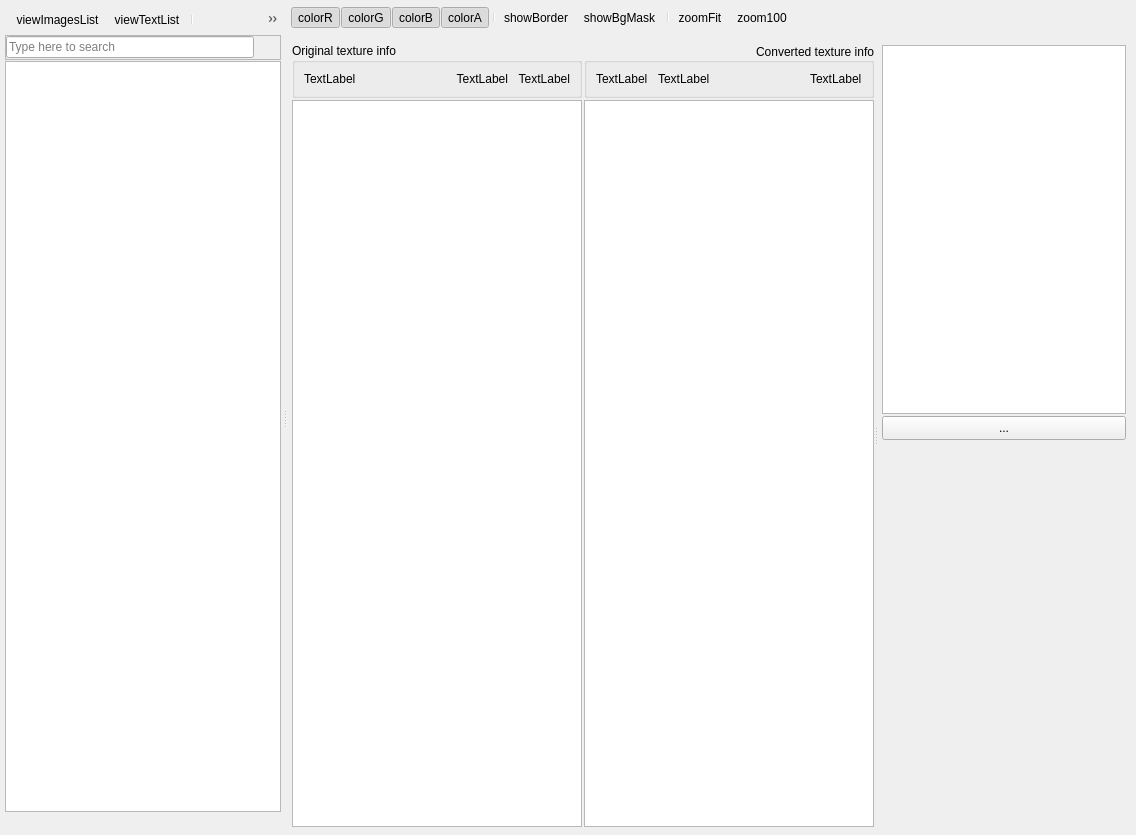
<?xml version="1.0" encoding="UTF-8"?>
<ui version="4.0">
 <class>TextureBrowser</class>
 <widget class="QDialog" name="TextureBrowser">
  <property name="geometry">
   <rect>
    <x>0</x>
    <y>0</y>
    <width>1136</width>
    <height>835</height>
   </rect>
  </property>
  <property name="sizePolicy">
   <sizepolicy hsizetype="Expanding" vsizetype="Expanding">
    <horstretch>0</horstretch>
    <verstretch>0</verstretch>
   </sizepolicy>
  </property>
  <property name="windowTitle">
   <string>Texture Converter</string>
  </property>
  <property name="windowIcon">
   <iconset resource="Resources.qrc">
    <normaloff>:/QtIcons/textureeditor.png</normaloff>:/QtIcons/textureeditor.png</iconset>
  </property>
  <property name="statusTip">
   <string/>
  </property>
  <property name="sizeGripEnabled">
   <bool>false</bool>
  </property>
  <property name="modal">
   <bool>false</bool>
  </property>
  <layout class="QVBoxLayout" name="mainLayout">
   <property name="spacing">
    <number>0</number>
   </property>
   <property name="margin">
    <number>3</number>
   </property>
   <item>
    <widget class="QSplitter" name="splitterMain">
     <property name="sizePolicy">
      <sizepolicy hsizetype="Expanding" vsizetype="Expanding">
       <horstretch>0</horstretch>
       <verstretch>0</verstretch>
      </sizepolicy>
     </property>
     <property name="orientation">
      <enum>Qt::Horizontal</enum>
     </property>
     <widget class="QFrame" name="frameList">
      <property name="sizePolicy">
       <sizepolicy hsizetype="Expanding" vsizetype="Preferred">
        <horstretch>0</horstretch>
        <verstretch>0</verstretch>
       </sizepolicy>
      </property>
      <property name="frameShape">
       <enum>QFrame::NoFrame</enum>
      </property>
      <property name="frameShadow">
       <enum>QFrame::Plain</enum>
      </property>
      <layout class="QVBoxLayout" name="verticalLayout">
       <property name="spacing">
        <number>1</number>
       </property>
       <property name="margin">
        <number>2</number>
       </property>
       <item>
        <widget class="QToolBar" name="textureListToolbar">
         <property name="iconSize">
          <size>
           <width>16</width>
           <height>16</height>
          </size>
         </property>
         <addaction name="actionViewImagesList"/>
         <addaction name="actionViewTextList"/>
         <addaction name="separator"/>
         <addaction name="actionFilterSelectedNode"/>
         <addaction name="actionConvertForAllGPU"/>
         <addaction name="actionConvertAll"/>
         <addaction name="actionConvertModified"/>
         <addaction name="actionConvertTagged"/>
        </widget>
       </item>
       <item>
        <widget class="QFrame" name="frame_5">
         <property name="sizePolicy">
          <sizepolicy hsizetype="Preferred" vsizetype="Fixed">
           <horstretch>0</horstretch>
           <verstretch>0</verstretch>
          </sizepolicy>
         </property>
         <property name="frameShape">
          <enum>QFrame::StyledPanel</enum>
         </property>
         <property name="frameShadow">
          <enum>QFrame::Raised</enum>
         </property>
         <layout class="QHBoxLayout" name="horizontalLayout">
          <property name="spacing">
           <number>3</number>
          </property>
          <property name="margin">
           <number>0</number>
          </property>
          <item>
           <widget class="QLineEdit" name="textureFilterEdit">
            <property name="toolTip">
             <string>Type here to search</string>
            </property>
            <property name="statusTip">
             <string/>
            </property>
            <property name="placeholderText">
             <string>Type here to search</string>
            </property>
           </widget>
          </item>
          <item>
           <widget class="QToolButton" name="clearFilterButton">
            <property name="minimumSize">
             <size>
              <width>23</width>
              <height>23</height>
             </size>
            </property>
            <property name="maximumSize">
             <size>
              <width>23</width>
              <height>23</height>
             </size>
            </property>
            <property name="toolTip">
             <string>Clear search results</string>
            </property>
            <property name="statusTip">
             <string/>
            </property>
            <property name="text">
             <string/>
            </property>
            <property name="icon">
             <iconset>
              <normaloff>:/QtTools/Icons/close-10.png</normaloff>:/QtTools/Icons/close-10.png</iconset>
            </property>
            <property name="autoRaise">
             <bool>true</bool>
            </property>
           </widget>
          </item>
         </layout>
        </widget>
       </item>
       <item>
        <widget class="TextureList" name="listViewTextures">
         <property name="sizePolicy">
          <sizepolicy hsizetype="Expanding" vsizetype="Preferred">
           <horstretch>0</horstretch>
           <verstretch>0</verstretch>
          </sizepolicy>
         </property>
         <property name="verticalScrollMode">
          <enum>QAbstractItemView::ScrollPerPixel</enum>
         </property>
         <property name="horizontalScrollMode">
          <enum>QAbstractItemView::ScrollPerPixel</enum>
         </property>
        </widget>
       </item>
       <item>
        <widget class="QToolBar" name="textureListSortToolbar">
         <property name="iconSize">
          <size>
           <width>16</width>
           <height>16</height>
          </size>
         </property>
        </widget>
       </item>
      </layout>
     </widget>
     <widget class="QFrame" name="frameMain">
      <layout class="QVBoxLayout" name="verticalLayout_5">
       <property name="spacing">
        <number>5</number>
       </property>
       <property name="margin">
        <number>0</number>
       </property>
       <item>
        <widget class="QToolBar" name="textureToolbar">
         <property name="minimumSize">
          <size>
           <width>0</width>
           <height>0</height>
          </size>
         </property>
         <property name="sizeIncrement">
          <size>
           <width>0</width>
           <height>0</height>
          </size>
         </property>
         <property name="baseSize">
          <size>
           <width>0</width>
           <height>0</height>
          </size>
         </property>
         <property name="orientation">
          <enum>Qt::Horizontal</enum>
         </property>
         <property name="iconSize">
          <size>
           <width>16</width>
           <height>16</height>
          </size>
         </property>
         <property name="toolButtonStyle">
          <enum>Qt::ToolButtonIconOnly</enum>
         </property>
         <property name="floatable">
          <bool>true</bool>
         </property>
         <addaction name="actionColorR"/>
         <addaction name="actionColorG"/>
         <addaction name="actionColorB"/>
         <addaction name="actionColorA"/>
         <addaction name="separator"/>
         <addaction name="actionShowBorder"/>
         <addaction name="actionShowBgMask"/>
         <addaction name="separator"/>
         <addaction name="actionZoomFit"/>
         <addaction name="actionZoom100"/>
        </widget>
       </item>
       <item>
        <widget class="QFrame" name="frameTextureAndProp">
         <property name="sizePolicy">
          <sizepolicy hsizetype="Preferred" vsizetype="Expanding">
           <horstretch>0</horstretch>
           <verstretch>0</verstretch>
          </sizepolicy>
         </property>
         <property name="frameShape">
          <enum>QFrame::NoFrame</enum>
         </property>
         <property name="frameShadow">
          <enum>QFrame::Sunken</enum>
         </property>
         <layout class="QVBoxLayout" name="verticalLayout_6">
          <property name="spacing">
           <number>1</number>
          </property>
          <property name="margin">
           <number>5</number>
          </property>
          <item>
           <widget class="QTabBar" name="viewTabBar" native="true">
            <property name="sizePolicy">
             <sizepolicy hsizetype="Preferred" vsizetype="Preferred">
              <horstretch>0</horstretch>
              <verstretch>0</verstretch>
             </sizepolicy>
            </property>
           </widget>
          </item>
          <item>
           <widget class="QSplitter" name="splitter_2">
            <property name="sizePolicy">
             <sizepolicy hsizetype="Expanding" vsizetype="Expanding">
              <horstretch>0</horstretch>
              <verstretch>0</verstretch>
             </sizepolicy>
            </property>
            <property name="orientation">
             <enum>Qt::Horizontal</enum>
            </property>
            <widget class="QFrame" name="frameTextures">
             <property name="sizePolicy">
              <sizepolicy hsizetype="Expanding" vsizetype="Expanding">
               <horstretch>3</horstretch>
               <verstretch>0</verstretch>
              </sizepolicy>
             </property>
             <property name="frameShape">
              <enum>QFrame::NoFrame</enum>
             </property>
             <property name="frameShadow">
              <enum>QFrame::Raised</enum>
             </property>
             <layout class="QGridLayout" name="gridLayout_3" columnstretch="1,1">
              <property name="margin">
               <number>0</number>
              </property>
              <property name="spacing">
               <number>2</number>
              </property>
              <item row="0" column="0">
               <widget class="QGroupBox" name="groupBox_4">
                <property name="title">
                 <string>Original texture info</string>
                </property>
                <property name="flat">
                 <bool>false</bool>
                </property>
                <layout class="QGridLayout" name="gridLayout_2">
                 <property name="horizontalSpacing">
                  <number>10</number>
                 </property>
                 <item row="0" column="1">
                  <widget class="QLabel" name="labelOriginalFormat">
                   <property name="text">
                    <string>TextLabel</string>
                   </property>
                   <property name="alignment">
                    <set>Qt::AlignLeading|Qt::AlignLeft|Qt::AlignTop</set>
                   </property>
                   <property name="wordWrap">
                    <bool>true</bool>
                   </property>
                   <property name="margin">
                    <number>3</number>
                   </property>
                  </widget>
                 </item>
                 <item row="0" column="3">
                  <widget class="QLabel" name="labelOriginalXY">
                   <property name="sizePolicy">
                    <sizepolicy hsizetype="Maximum" vsizetype="Preferred">
                     <horstretch>0</horstretch>
                     <verstretch>0</verstretch>
                    </sizepolicy>
                   </property>
                   <property name="frameShadow">
                    <enum>QFrame::Plain</enum>
                   </property>
                   <property name="text">
                    <string>TextLabel</string>
                   </property>
                   <property name="alignment">
                    <set>Qt::AlignRight|Qt::AlignTop|Qt::AlignTrailing</set>
                   </property>
                   <property name="margin">
                    <number>3</number>
                   </property>
                  </widget>
                 </item>
                 <item row="0" column="4">
                  <widget class="QLabel" name="labelOriginalRGBA">
                   <property name="sizePolicy">
                    <sizepolicy hsizetype="Maximum" vsizetype="Preferred">
                     <horstretch>0</horstretch>
                     <verstretch>0</verstretch>
                    </sizepolicy>
                   </property>
                   <property name="text">
                    <string>TextLabel</string>
                   </property>
                   <property name="alignment">
                    <set>Qt::AlignRight|Qt::AlignTop|Qt::AlignTrailing</set>
                   </property>
                   <property name="margin">
                    <number>3</number>
                   </property>
                  </widget>
                 </item>
                </layout>
               </widget>
              </item>
              <item row="1" column="1">
               <widget class="TextureScrollArea" name="textureAreaConverted">
                <property name="cursor" stdset="0">
                 <cursorShape>ArrowCursor</cursorShape>
                </property>
                <property name="mouseTracking">
                 <bool>true</bool>
                </property>
                <property name="frameShape">
                 <enum>QFrame::StyledPanel</enum>
                </property>
                <property name="frameShadow">
                 <enum>QFrame::Sunken</enum>
                </property>
                <property name="widgetResizable" stdset="0">
                 <bool>true</bool>
                </property>
               </widget>
              </item>
              <item row="0" column="1">
               <widget class="QGroupBox" name="groupBox_3">
                <property name="title">
                 <string>Converted texture info</string>
                </property>
                <property name="alignment">
                 <set>Qt::AlignRight|Qt::AlignTrailing|Qt::AlignVCenter</set>
                </property>
                <layout class="QGridLayout" name="gridLayout">
                 <property name="horizontalSpacing">
                  <number>10</number>
                 </property>
                 <item row="0" column="2">
                  <widget class="QLabel" name="labelConvertedFormat">
                   <property name="sizePolicy">
                    <sizepolicy hsizetype="Maximum" vsizetype="Preferred">
                     <horstretch>0</horstretch>
                     <verstretch>0</verstretch>
                    </sizepolicy>
                   </property>
                   <property name="text">
                    <string>TextLabel</string>
                   </property>
                   <property name="alignment">
                    <set>Qt::AlignLeading|Qt::AlignLeft|Qt::AlignTop</set>
                   </property>
                   <property name="wordWrap">
                    <bool>true</bool>
                   </property>
                   <property name="margin">
                    <number>3</number>
                   </property>
                  </widget>
                 </item>
                 <item row="0" column="1">
                  <widget class="QLabel" name="labelConvertedXY">
                   <property name="sizePolicy">
                    <sizepolicy hsizetype="Preferred" vsizetype="Preferred">
                     <horstretch>0</horstretch>
                     <verstretch>0</verstretch>
                    </sizepolicy>
                   </property>
                   <property name="text">
                    <string>TextLabel</string>
                   </property>
                   <property name="alignment">
                    <set>Qt::AlignLeading|Qt::AlignLeft|Qt::AlignTop</set>
                   </property>
                   <property name="margin">
                    <number>3</number>
                   </property>
                  </widget>
                 </item>
                 <item row="0" column="0">
                  <widget class="QLabel" name="labelConvertedRGBA">
                   <property name="sizePolicy">
                    <sizepolicy hsizetype="Maximum" vsizetype="Preferred">
                     <horstretch>0</horstretch>
                     <verstretch>0</verstretch>
                    </sizepolicy>
                   </property>
                   <property name="text">
                    <string>TextLabel</string>
                   </property>
                   <property name="alignment">
                    <set>Qt::AlignLeading|Qt::AlignLeft|Qt::AlignTop</set>
                   </property>
                   <property name="margin">
                    <number>3</number>
                   </property>
                  </widget>
                 </item>
                </layout>
               </widget>
              </item>
              <item row="1" column="0">
               <widget class="TextureScrollArea" name="textureAreaOriginal">
                <property name="cursor" stdset="0">
                 <cursorShape>ArrowCursor</cursorShape>
                </property>
                <property name="mouseTracking">
                 <bool>true</bool>
                </property>
                <property name="widgetResizable" stdset="0">
                 <bool>true</bool>
                </property>
               </widget>
              </item>
             </layout>
            </widget>
            <widget class="QFrame" name="frameProperties">
             <property name="sizePolicy">
              <sizepolicy hsizetype="Preferred" vsizetype="Preferred">
               <horstretch>1</horstretch>
               <verstretch>0</verstretch>
              </sizepolicy>
             </property>
             <property name="minimumSize">
              <size>
               <width>250</width>
               <height>0</height>
              </size>
             </property>
             <layout class="QVBoxLayout" name="verticalLayout_2">
              <property name="spacing">
               <number>2</number>
              </property>
              <property name="leftMargin">
               <number>4</number>
              </property>
              <property name="topMargin">
               <number>2</number>
              </property>
              <property name="rightMargin">
               <number>2</number>
              </property>
              <property name="bottomMargin">
               <number>2</number>
              </property>
              <item>
               <widget class="TextureProperties" name="textureProperties">
                <property name="sizePolicy">
                 <sizepolicy hsizetype="Expanding" vsizetype="Expanding">
                  <horstretch>0</horstretch>
                  <verstretch>0</verstretch>
                 </sizepolicy>
                </property>
                <property name="alternatingRowColors">
                 <bool>true</bool>
                </property>
                <property name="indentation">
                 <number>16</number>
                </property>
                <property name="rootIsDecorated">
                 <bool>false</bool>
                </property>
                <property name="itemsExpandable">
                 <bool>false</bool>
                </property>
               </widget>
              </item>
              <item>
               <widget class="QToolButton" name="convertToolButton">
                <property name="sizePolicy">
                 <sizepolicy hsizetype="Preferred" vsizetype="Preferred">
                  <horstretch>0</horstretch>
                  <verstretch>0</verstretch>
                 </sizepolicy>
                </property>
                <property name="minimumSize">
                 <size>
                  <width>0</width>
                  <height>24</height>
                 </size>
                </property>
                <property name="text">
                 <string>...</string>
                </property>
                <property name="toolButtonStyle">
                 <enum>Qt::ToolButtonTextBesideIcon</enum>
                </property>
               </widget>
              </item>
              <item>
               <widget class="QLabel" name="warningLabel">
                <property name="sizePolicy">
                 <sizepolicy hsizetype="Preferred" vsizetype="Maximum">
                  <horstretch>0</horstretch>
                  <verstretch>0</verstretch>
                 </sizepolicy>
                </property>
                <property name="font">
                 <font>
                  <pointsize>10</pointsize>
                 </font>
                </property>
                <property name="text">
                 <string/>
                </property>
                <property name="alignment">
                 <set>Qt::AlignCenter</set>
                </property>
                <property name="wordWrap">
                 <bool>true</bool>
                </property>
                <property name="margin">
                 <number>3</number>
                </property>
               </widget>
              </item>
              <item>
               <spacer name="verticalSpacer">
                <property name="orientation">
                 <enum>Qt::Vertical</enum>
                </property>
                <property name="sizeHint" stdset="0">
                 <size>
                  <width>20</width>
                  <height>40</height>
                 </size>
                </property>
               </spacer>
              </item>
             </layout>
            </widget>
           </widget>
          </item>
         </layout>
        </widget>
       </item>
      </layout>
     </widget>
    </widget>
   </item>
  </layout>
  <action name="actionColorR">
   <property name="checkable">
    <bool>true</bool>
   </property>
   <property name="checked">
    <bool>true</bool>
   </property>
   <property name="icon">
    <iconset resource="Resources.qrc">
     <normaloff>:/QtIconsTextureDialog/red.png</normaloff>:/QtIconsTextureDialog/red.png</iconset>
   </property>
   <property name="text">
    <string>colorR</string>
   </property>
   <property name="toolTip">
    <string>Show RED color channel</string>
   </property>
  </action>
  <action name="actionColorG">
   <property name="checkable">
    <bool>true</bool>
   </property>
   <property name="checked">
    <bool>true</bool>
   </property>
   <property name="icon">
    <iconset resource="Resources.qrc">
     <normaloff>:/QtIconsTextureDialog/green.png</normaloff>:/QtIconsTextureDialog/green.png</iconset>
   </property>
   <property name="text">
    <string>colorG</string>
   </property>
   <property name="toolTip">
    <string>Show GREEN color channel</string>
   </property>
  </action>
  <action name="actionColorB">
   <property name="checkable">
    <bool>true</bool>
   </property>
   <property name="checked">
    <bool>true</bool>
   </property>
   <property name="icon">
    <iconset resource="Resources.qrc">
     <normaloff>:/QtIconsTextureDialog/blue.png</normaloff>:/QtIconsTextureDialog/blue.png</iconset>
   </property>
   <property name="text">
    <string>colorB</string>
   </property>
   <property name="toolTip">
    <string>Show BLUE color channel</string>
   </property>
  </action>
  <action name="actionColorA">
   <property name="checkable">
    <bool>true</bool>
   </property>
   <property name="checked">
    <bool>true</bool>
   </property>
   <property name="icon">
    <iconset resource="Resources.qrc">
     <normaloff>:/QtIconsTextureDialog/alpha.png</normaloff>:/QtIconsTextureDialog/alpha.png</iconset>
   </property>
   <property name="text">
    <string>colorA</string>
   </property>
   <property name="toolTip">
    <string>Show ALPHA channel</string>
   </property>
  </action>
  <action name="actionViewImagesList">
   <property name="checkable">
    <bool>true</bool>
   </property>
   <property name="icon">
    <iconset resource="Resources.qrc">
     <normaloff>:/QtIconsTextureDialog/view_pictures.png</normaloff>:/QtIconsTextureDialog/view_pictures.png</iconset>
   </property>
   <property name="text">
    <string>viewImagesList</string>
   </property>
   <property name="toolTip">
    <string>View textrures priview</string>
   </property>
  </action>
  <action name="actionViewTextList">
   <property name="checkable">
    <bool>true</bool>
   </property>
   <property name="icon">
    <iconset resource="Resources.qrc">
     <normaloff>:/QtIconsTextureDialog/view_list.png</normaloff>:/QtIconsTextureDialog/view_list.png</iconset>
   </property>
   <property name="text">
    <string>viewTextList</string>
   </property>
   <property name="toolTip">
    <string>View simple textutes list</string>
   </property>
  </action>
  <action name="actionShowBorder">
   <property name="checkable">
    <bool>true</bool>
   </property>
   <property name="icon">
    <iconset resource="Resources.qrc">
     <normaloff>:/QtIconsTextureDialog/border.png</normaloff>:/QtIconsTextureDialog/border.png</iconset>
   </property>
   <property name="text">
    <string>showBorder</string>
   </property>
   <property name="toolTip">
    <string>Show texture border</string>
   </property>
  </action>
  <action name="actionShowBgMask">
   <property name="checkable">
    <bool>true</bool>
   </property>
   <property name="icon">
    <iconset resource="Resources.qrc">
     <normaloff>:/QtIconsTextureDialog/opacity.png</normaloff>:/QtIconsTextureDialog/opacity.png</iconset>
   </property>
   <property name="text">
    <string>showBgMask</string>
   </property>
   <property name="toolTip">
    <string>Show tiled background</string>
   </property>
  </action>
  <action name="actionZoom100">
   <property name="icon">
    <iconset resource="Resources.qrc">
     <normaloff>:/QtIconsTextureDialog/zoom_100.png</normaloff>:/QtIconsTextureDialog/zoom_100.png</iconset>
   </property>
   <property name="text">
    <string>zoom100</string>
   </property>
   <property name="toolTip">
    <string>Zoom to 100%</string>
   </property>
  </action>
  <action name="actionZoomFit">
   <property name="icon">
    <iconset resource="Resources.qrc">
     <normaloff>:/QtIconsTextureDialog/zoom_fit.png</normaloff>:/QtIconsTextureDialog/zoom_fit.png</iconset>
   </property>
   <property name="text">
    <string>zoomFit</string>
   </property>
   <property name="toolTip">
    <string>Zoom to fit</string>
   </property>
  </action>
  <action name="actionFilterSelectedNode">
   <property name="checkable">
    <bool>true</bool>
   </property>
   <property name="icon">
    <iconset resource="Resources.qrc">
     <normaloff>:/QtIconsTextureDialog/filter.png</normaloff>:/QtIconsTextureDialog/filter.png</iconset>
   </property>
   <property name="text">
    <string>filterSelectedNode</string>
   </property>
   <property name="toolTip">
    <string>filterSelectedNode</string>
   </property>
  </action>
  <action name="actionConvert">
   <property name="icon">
    <iconset resource="Resources.qrc">
     <normaloff>:/QtIconsTextureDialog/convert.png</normaloff>:/QtIconsTextureDialog/convert.png</iconset>
   </property>
   <property name="text">
    <string>Convert</string>
   </property>
   <property name="toolTip">
    <string>Force to convert current texture</string>
   </property>
  </action>
  <action name="actionConvertAll">
   <property name="icon">
    <iconset resource="Resources.qrc">
     <normaloff>:/QtIconsTextureDialog/convertall.png</normaloff>:/QtIconsTextureDialog/convertall.png</iconset>
   </property>
   <property name="text">
    <string>Convert all</string>
   </property>
   <property name="toolTip">
    <string>Force convert all textures</string>
   </property>
  </action>
  <action name="actionConvertModified">
   <property name="icon">
    <iconset resource="Resources.qrc">
     <normaloff>:/QtIconsTextureDialog/convertModified.png</normaloff>:/QtIconsTextureDialog/convertModified.png</iconset>
   </property>
   <property name="text">
    <string>Convert modified</string>
   </property>
   <property name="toolTip">
    <string>Convert modified textures</string>
   </property>
  </action>
  <action name="actionConvertForAllGPU">
   <property name="icon">
    <iconset resource="Resources.qrc">
     <normaloff>:/QtIconsTextureDialog/convertallgpu.png</normaloff>:/QtIconsTextureDialog/convertallgpu.png</iconset>
   </property>
   <property name="text">
    <string>Convert for all GPU</string>
   </property>
   <property name="toolTip">
    <string>Convert current texture for all GPU</string>
   </property>
  </action>
  <action name="actionConvertTagged">
   <property name="icon">
    <iconset resource="Resources.qrc">
     <normaloff>:/QtIconsTextureDialog/convertTagged.png</normaloff>:/QtIconsTextureDialog/convertTagged.png</iconset>
   </property>
   <property name="text">
    <string>Convert tagged</string>
   </property>
   <property name="toolTip">
    <string>Convert tagged textures</string>
   </property>
  </action>
 </widget>
 <customwidgets>
  <customwidget>
   <class>TextureScrollArea</class>
   <extends>QGraphicsView</extends>
   <header>TextureScrollArea.h</header>
   <container>1</container>
  </customwidget>
  <customwidget>
   <class>TextureList</class>
   <extends>QListView</extends>
   <header>TextureList.h</header>
  </customwidget>
  <customwidget>
   <class>QTabBar</class>
   <extends>QWidget</extends>
   <header>qtabbar.h</header>
   <container>1</container>
  </customwidget>
  <customwidget>
   <class>TextureProperties</class>
   <extends>QTreeView</extends>
   <header>TextureProperties.h</header>
  </customwidget>
 </customwidgets>
 <tabstops>
  <tabstop>textureAreaOriginal</tabstop>
  <tabstop>textureAreaConverted</tabstop>
  <tabstop>textureFilterEdit</tabstop>
  <tabstop>clearFilterButton</tabstop>
 </tabstops>
 <resources>
  <include location="Resources.qrc"/>
 </resources>
 <connections/>
</ui>
